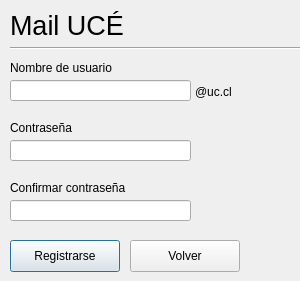
<?xml version="1.0" encoding="UTF-8"?>
<ui version="4.0">
 <class>Dialog</class>
 <widget class="QDialog" name="Dialog">
  <property name="geometry">
   <rect>
    <x>0</x>
    <y>0</y>
    <width>300</width>
    <height>281</height>
   </rect>
  </property>
  <property name="windowTitle">
   <string>Mail UCÉ - Registro</string>
  </property>
  <widget class="Line" name="line">
   <property name="geometry">
    <rect>
     <x>10</x>
     <y>40</y>
     <width>381</width>
     <height>16</height>
    </rect>
   </property>
   <property name="orientation">
    <enum>Qt::Horizontal</enum>
   </property>
  </widget>
  <widget class="QLabel" name="label">
   <property name="geometry">
    <rect>
     <x>10</x>
     <y>10</y>
     <width>381</width>
     <height>31</height>
    </rect>
   </property>
   <property name="font">
    <font>
     <pointsize>20</pointsize>
    </font>
   </property>
   <property name="text">
    <string>Mail UCÉ</string>
   </property>
  </widget>
  <widget class="QLabel" name="label_2">
   <property name="geometry">
    <rect>
     <x>10</x>
     <y>60</y>
     <width>261</width>
     <height>16</height>
    </rect>
   </property>
   <property name="text">
    <string>Nombre de usuario</string>
   </property>
  </widget>
  <widget class="QLineEdit" name="usernameLineEdit">
   <property name="geometry">
    <rect>
     <x>10</x>
     <y>80</y>
     <width>181</width>
     <height>21</height>
    </rect>
   </property>
  </widget>
  <widget class="QLabel" name="label_3">
   <property name="geometry">
    <rect>
     <x>195</x>
     <y>85</y>
     <width>56</width>
     <height>13</height>
    </rect>
   </property>
   <property name="text">
    <string>@uc.cl</string>
   </property>
  </widget>
  <widget class="QLabel" name="label_4">
   <property name="geometry">
    <rect>
     <x>10</x>
     <y>120</y>
     <width>71</width>
     <height>16</height>
    </rect>
   </property>
   <property name="text">
    <string>Contraseña</string>
   </property>
  </widget>
  <widget class="QLineEdit" name="passwordLineEdit">
   <property name="geometry">
    <rect>
     <x>10</x>
     <y>140</y>
     <width>181</width>
     <height>21</height>
    </rect>
   </property>
   <property name="echoMode">
    <enum>QLineEdit::Password</enum>
   </property>
  </widget>
  <widget class="QPushButton" name="signUpButton">
   <property name="geometry">
    <rect>
     <x>10</x>
     <y>240</y>
     <width>110</width>
     <height>32</height>
    </rect>
   </property>
   <property name="text">
    <string>Registrarse</string>
   </property>
  </widget>
  <widget class="QPushButton" name="backButton">
   <property name="geometry">
    <rect>
     <x>130</x>
     <y>240</y>
     <width>110</width>
     <height>32</height>
    </rect>
   </property>
   <property name="text">
    <string>Volver</string>
   </property>
  </widget>
  <widget class="QLineEdit" name="confirmPasswordLineEdit">
   <property name="geometry">
    <rect>
     <x>10</x>
     <y>200</y>
     <width>181</width>
     <height>21</height>
    </rect>
   </property>
   <property name="echoMode">
    <enum>QLineEdit::Password</enum>
   </property>
  </widget>
  <widget class="QLabel" name="label_5">
   <property name="geometry">
    <rect>
     <x>10</x>
     <y>180</y>
     <width>181</width>
     <height>16</height>
    </rect>
   </property>
   <property name="text">
    <string>Confirmar contraseña</string>
   </property>
  </widget>
 </widget>
 <resources/>
 <connections/>
</ui>
